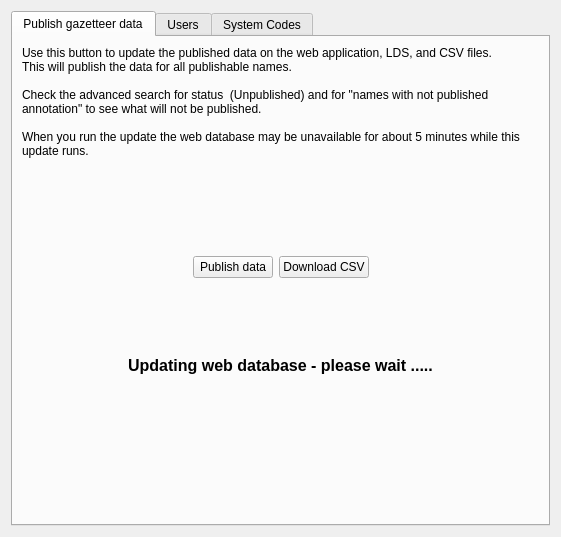
<?xml version="1.0" encoding="UTF-8"?>
<ui version="4.0">
 <class>AdminWidget</class>
 <widget class="QWidget" name="AdminWidget">
  <property name="geometry">
   <rect>
    <x>0</x>
    <y>0</y>
    <width>561</width>
    <height>537</height>
   </rect>
  </property>
  <property name="windowTitle">
   <string>Form</string>
  </property>
  <layout class="QVBoxLayout" name="verticalLayout">
   <item>
    <widget class="QTabWidget" name="tabWidget">
     <property name="currentIndex">
      <number>0</number>
     </property>
     <widget class="QWidget" name="tab">
      <attribute name="title">
       <string>Publish gazetteer data</string>
      </attribute>
      <layout class="QVBoxLayout" name="verticalLayout_4">
       <item>
        <widget class="QLabel" name="label">
         <property name="text">
          <string>Use this button to update the published data on the web application, LDS, and CSV files.
This will publish the data for all publishable names.

Check the advanced search for status  (Unpublished) and for &quot;names with not published annotation&quot; to see what will not be published.

When you run the update the web database may be unavailable for about 5 minutes while this update runs.</string>
         </property>
         <property name="wordWrap">
          <bool>true</bool>
         </property>
        </widget>
       </item>
       <item>
        <widget class="QLabel" name="uLastUpdateLabel">
         <property name="text">
          <string/>
         </property>
        </widget>
       </item>
       <item>
        <spacer name="verticalSpacer_3">
         <property name="orientation">
          <enum>Qt::Vertical</enum>
         </property>
         <property name="sizeHint" stdset="0">
          <size>
           <width>20</width>
           <height>40</height>
          </size>
         </property>
        </spacer>
       </item>
       <item>
        <layout class="QHBoxLayout" name="horizontalLayout_3">
         <property name="topMargin">
          <number>0</number>
         </property>
         <item>
          <spacer name="horizontalSpacer">
           <property name="orientation">
            <enum>Qt::Horizontal</enum>
           </property>
           <property name="sizeHint" stdset="0">
            <size>
             <width>40</width>
             <height>20</height>
            </size>
           </property>
          </spacer>
         </item>
         <item>
          <widget class="QPushButton" name="uPublishDatabase">
           <property name="text">
            <string>Publish data</string>
           </property>
          </widget>
         </item>
         <item>
          <widget class="QPushButton" name="uDownloadCSV">
           <property name="text">
            <string>Download CSV</string>
           </property>
          </widget>
         </item>
         <item>
          <spacer name="horizontalSpacer_2">
           <property name="orientation">
            <enum>Qt::Horizontal</enum>
           </property>
           <property name="sizeHint" stdset="0">
            <size>
             <width>40</width>
             <height>20</height>
            </size>
           </property>
          </spacer>
         </item>
        </layout>
       </item>
       <item>
        <spacer name="verticalSpacer_2">
         <property name="orientation">
          <enum>Qt::Vertical</enum>
         </property>
         <property name="sizeHint" stdset="0">
          <size>
           <width>20</width>
           <height>40</height>
          </size>
         </property>
        </spacer>
       </item>
       <item>
        <widget class="QLabel" name="uUpdatingLabel">
         <property name="font">
          <font>
           <pointsize>12</pointsize>
           <weight>75</weight>
           <bold>true</bold>
          </font>
         </property>
         <property name="text">
          <string>Updating web database - please wait .....</string>
         </property>
         <property name="alignment">
          <set>Qt::AlignCenter</set>
         </property>
        </widget>
       </item>
       <item>
        <spacer name="verticalSpacer">
         <property name="orientation">
          <enum>Qt::Vertical</enum>
         </property>
         <property name="sizeHint" stdset="0">
          <size>
           <width>20</width>
           <height>140</height>
          </size>
         </property>
        </spacer>
       </item>
      </layout>
     </widget>
     <widget class="QWidget" name="tab_2">
      <attribute name="title">
       <string>Users</string>
      </attribute>
      <layout class="QVBoxLayout" name="verticalLayout_3" stretch="0,0,0,0,0,0">
       <item>
        <widget class="QLabel" name="label_2">
         <property name="text">
          <string>Administer gazetteer application users.  Users must have a network login.  </string>
         </property>
        </widget>
       </item>
       <item>
        <widget class="QLabel" name="label_4">
         <property name="text">
          <string>Admin users can use the admin screens to update the web database, add and remove users, and update systems codes</string>
         </property>
         <property name="wordWrap">
          <bool>true</bool>
         </property>
        </widget>
       </item>
       <item>
        <widget class="ListModelTableView" name="uUsersTable"/>
       </item>
       <item>
        <widget class="QLabel" name="label_5">
         <property name="text">
          <string>To add a new user, just enter their network login userid below and click Add.</string>
         </property>
        </widget>
       </item>
       <item>
        <layout class="QHBoxLayout" name="horizontalLayout">
         <item>
          <widget class="QLabel" name="label_3">
           <property name="text">
            <string>User name</string>
           </property>
          </widget>
         </item>
         <item>
          <widget class="QLineEdit" name="uUserName"/>
         </item>
         <item>
          <widget class="QCheckBox" name="uUserIsAdmin">
           <property name="text">
            <string>Admin user</string>
           </property>
          </widget>
         </item>
        </layout>
       </item>
       <item>
        <layout class="QHBoxLayout" name="horizontalLayout_2">
         <item>
          <widget class="QPushButton" name="uAddUser">
           <property name="text">
            <string>Add</string>
           </property>
          </widget>
         </item>
         <item>
          <widget class="QPushButton" name="uUpdateUser">
           <property name="text">
            <string>Update</string>
           </property>
          </widget>
         </item>
         <item>
          <widget class="QPushButton" name="uRemoveUser">
           <property name="text">
            <string>Remove</string>
           </property>
          </widget>
         </item>
        </layout>
       </item>
      </layout>
     </widget>
     <widget class="QWidget" name="tab_3">
      <attribute name="title">
       <string>System Codes</string>
      </attribute>
      <layout class="QVBoxLayout" name="verticalLayout_2">
       <item>
        <widget class="SystemCodeEditorWidget" name="uSystemCodeWidget" native="true"/>
       </item>
      </layout>
     </widget>
    </widget>
   </item>
  </layout>
 </widget>
 <customwidgets>
  <customwidget>
   <class>SystemCodeEditorWidget</class>
   <extends>QWidget</extends>
   <header>.SystemCodeEditorWidget</header>
   <container>1</container>
  </customwidget>
  <customwidget>
   <class>ListModelTableView</class>
   <extends>QTableView</extends>
   <header>LINZ.Widgets.ListModelConnector</header>
  </customwidget>
 </customwidgets>
 <resources/>
 <connections/>
</ui>
